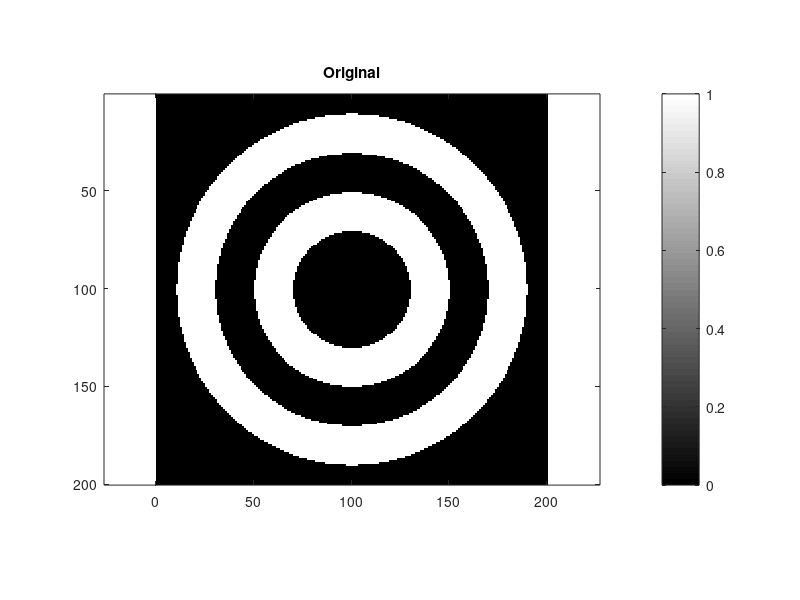
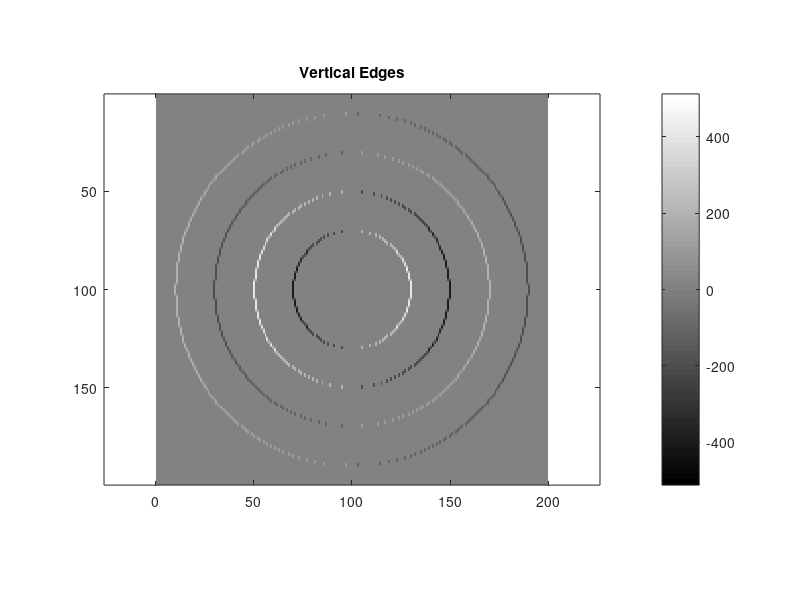
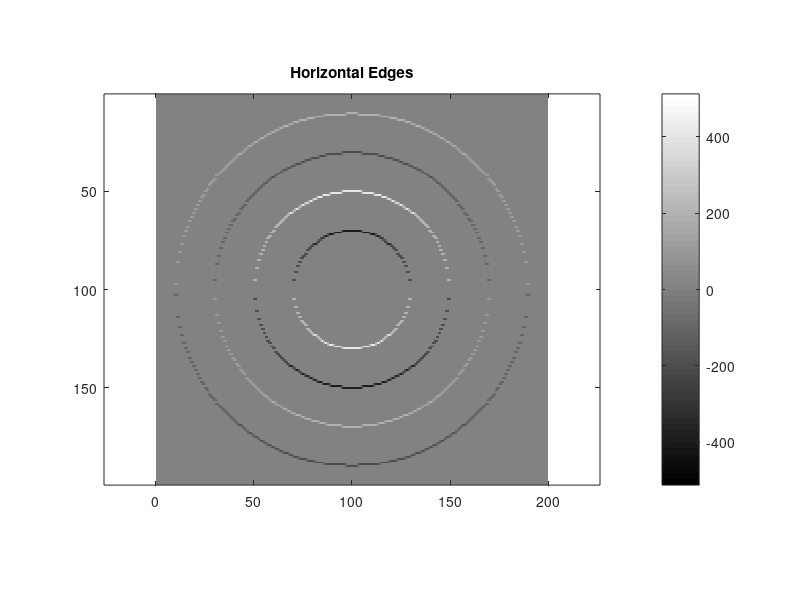
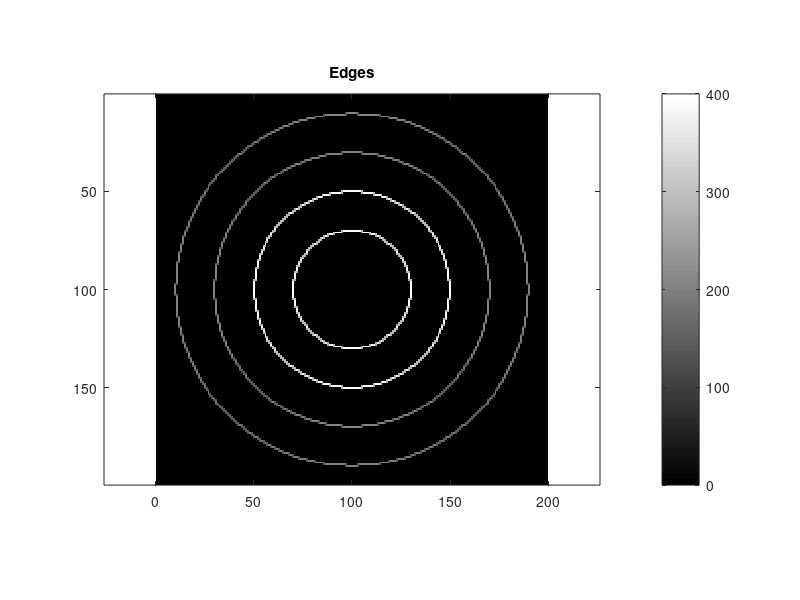

The MATLAB source for these figures, in order:
[x, y] = meshgrid(linspace(-1, 1, 200));
z1 = (.7<sqrt(x.^2+y.^2)) & (sqrt(x.^2+y.^2)<.9);
z2 = (.3<sqrt(x.^2+y.^2)) & (sqrt(x.^2+y.^2)<.5);
zimg = 100*z1+200*z2;
figure(1); clf
image(zimg); 
axis equal; colormap gray; colorbar; title('Original')

hx = [1 -1; 1 -1];
edgex = conv2(zimg, hx, 'valid');
figure(2); clf
imagesc(edgex, [-512, 512]); 
axis equal; colormap gray; colorbar; title('Vertical Edges')

hy = hx';
edgey = conv2(zimg, hy, 'valid');
figure(3); clf
imagesc(edgey, [-512, 512]); 
axis equal; colormap gray; colorbar; title('Horizontal Edges')

edges = sqrt(edgex.^2 + edgey.^2);
figure(4); clf
imagesc(edges); 
axis equal; colormap gray; colorbar; title('Edges')